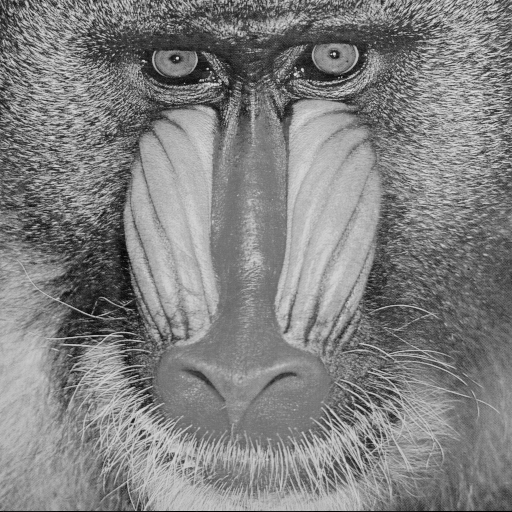
%> input picture Matlab(projekty,lab) uczelniane/POC_2/1/MG.png, 512 x 512 px
$ octave zad1.m   (GNU Octave 9; MATLAB toolbox functions it lacks are replaced by stand-ins)
%> lines starting %> are read from the running program, lines starting %| are printed output that depends on the picture
clear all
clc
close all
% Obrazy
im1G = imread('MG.png');
%> im1G is the input picture: size 512x512 uint8; min 0, max 230, mean 129.1
im1C = imread('MC.png');
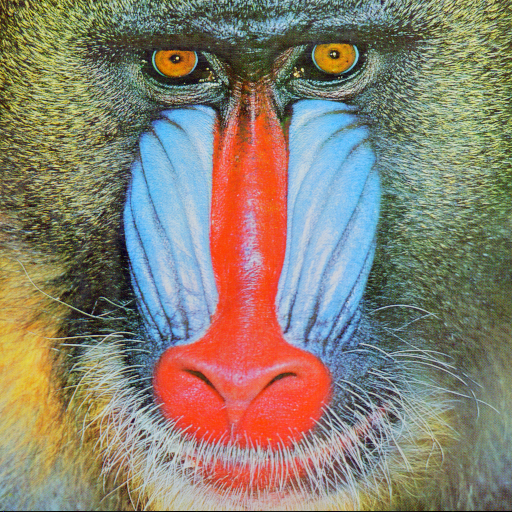
%> input picture Matlab(projekty,lab) uczelniane/POC_2/1/MC.png, 512 x 512 px
%> im1C is the input picture: size 512x512x3 uint8; mean R, G, B 137.4, 128.9, 113.1
im2G = imread('DG.png');
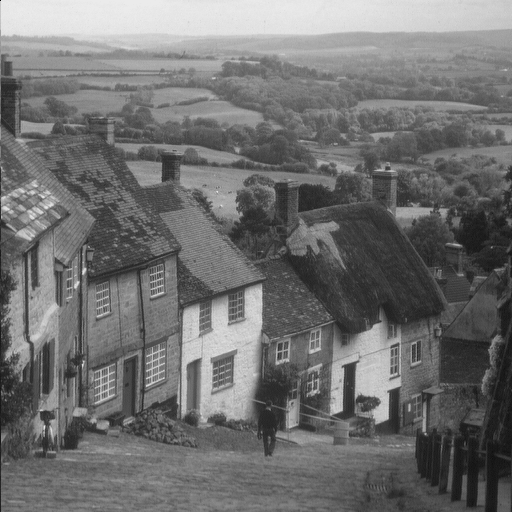
%> input picture Matlab(projekty,lab) uczelniane/POC_2/1/DG.png, 512 x 512 px
%> im2G is the input picture: size 512x512 uint8; min 10, max 235, mean 112.2
im2C = imread('DC.png');
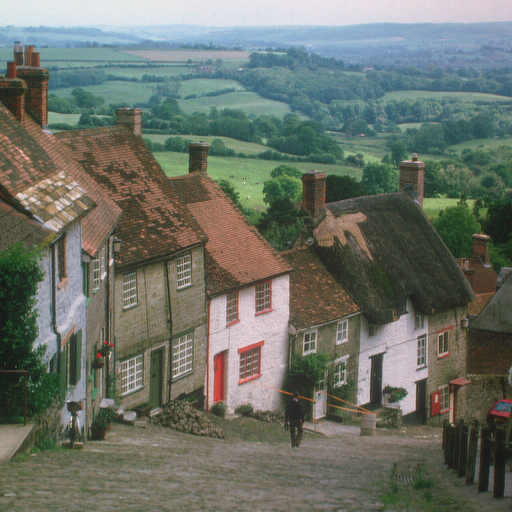
%> input picture Matlab(projekty,lab) uczelniane/POC_2/1/DC.png, 512 x 512 px
%> im2C is the input picture: size 512x512x3 uint8; mean R, G, B 107.4, 113, 103.4
% Szum 1%
im1Gsp1 = imnoise(im1G,'salt & pepper',0.01);
im1Csp1 = imnoise(im1C,'salt & pepper',0.01);
im2Gsp1 = imnoise(im2G,'salt & pepper',0.01);
im2Csp1 = imnoise(im2C,'salt & pepper',0.01);
% Szum 2%
im1Gsp2 = imnoise(im1G,'salt & pepper',0.02);
im1Csp2 = imnoise(im1C,'salt & pepper',0.02);
im2Gsp2 = imnoise(im2G,'salt & pepper',0.02);
im2Csp2 = imnoise(im2C,'salt & pepper',0.02);
% Szum 10%
im1Gsp10 = imnoise(im1G,'salt & pepper',0.1);
im1Csp10 = imnoise(im1C,'salt & pepper',0.1);
im2Gsp10 = imnoise(im2G,'salt & pepper',0.1);
im2Csp10 = imnoise(im2C,'salt & pepper',0.1);
% CROP
im1c = imcrop(im1G,[50 50 150 150]);
im1c=imresize(im1c,3,'nearest');
%> im1c: size 453x453 uint8
im1sp1c = imcrop(im1Gsp1,[50 50 150 150]);
im1sp1c=imresize(im1sp1c,3,'nearest');
%> im1sp1c: size 453x453 uint8
im1sp2c = imcrop(im1Gsp2,[50 50 150 150]);
im1sp2c=imresize(im1sp2c,3,'nearest');
%> im1sp2c: size 453x453 uint8
im1sp10c = imcrop(im1Gsp10,[50 50 150 150]);
im1sp10c=imresize(im1sp10c,3,'nearest');
%> im1sp10c: size 453x453 uint8

im2c = imcrop(im1C,[50 50 150 150]);
im2c=imresize(im2c,3,'nearest');
%> im2c: size 453x453x3 uint8
im2sp1c = imcrop(im1Csp1,[50 50 150 150]);
im2sp1c=imresize(im2sp1c,3,'nearest');
%> im2sp1c: size 453x453x3 uint8
im2sp2c = imcrop(im1Csp2,[50 50 150 150]);
im2sp2c=imresize(im2sp2c,3,'nearest');
%> im2sp2c: size 453x453x3 uint8
im2sp10c = imcrop(im1Csp10,[50 50 150 150]);
im2sp10c=imresize(im2sp10c,3,'nearest');
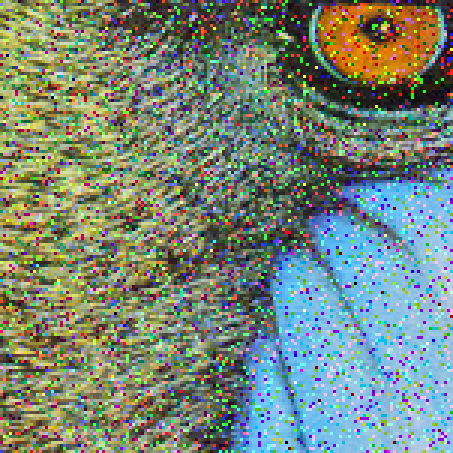
%> im2sp10c: size 453x453x3 uint8; mean R, G, B 119.3, 134.6, 121.4

im3c = imcrop(im2G,[100 100 200 200]);
im3c=imresize(im3c,3,'nearest');
%> im3c: size 603x603 uint8
im3sp1c = imcrop(im2Gsp1,[100 100 200 200]);
im3sp1c=imresize(im3sp1c,3,'nearest');
%> im3sp1c: size 603x603 uint8
im3sp2c = imcrop(im2Gsp2,[100 100 200 200]);
im3sp2c=imresize(im3sp2c,3,'nearest');
%> im3sp2c: size 603x603 uint8
im3sp10c = imcrop(im2Gsp10,[100 100 200 200]);
im3sp10c=imresize(im3sp10c,3,'nearest');
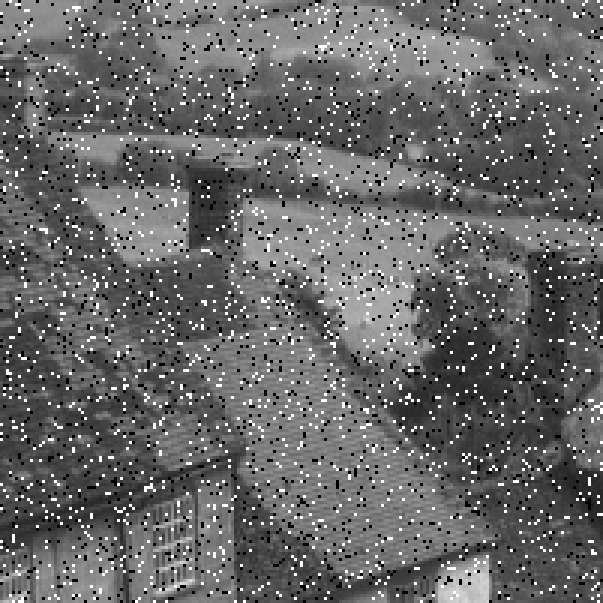
%> im3sp10c: size 603x603 uint8; min 0, max 255, mean 103.4

im4c = imcrop(im2C,[100 100 200 200]);
im4c=imresize(im4c,3,'nearest');
%> im4c: size 603x603x3 uint8
im4sp1c = imcrop(im2Csp1,[100 100 200 200]);
im4sp1c=imresize(im4sp1c,3,'nearest');
%> im4sp1c: size 603x603x3 uint8
im4sp2c = imcrop(im2Csp2,[100 100 200 200]);
im4sp2c=imresize(im4sp2c,3,'nearest');
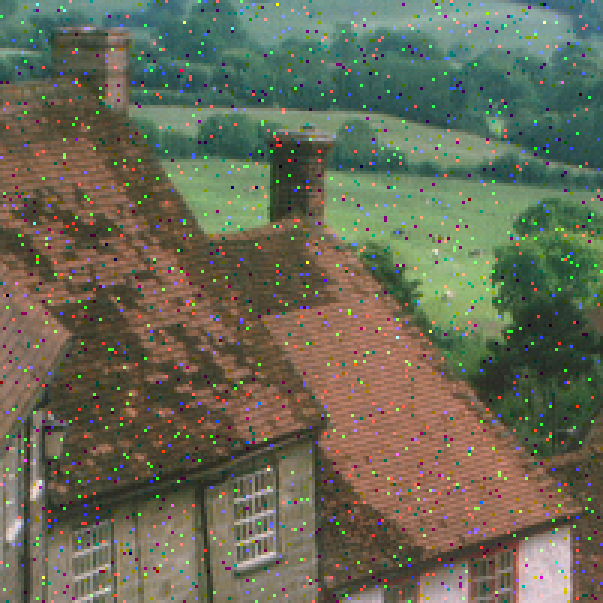
%> im4sp2c: size 603x603x3 uint8; mean R, G, B 104.5, 105.8, 86.6
im4sp10c = imcrop(im2Csp10,[100 100 200 200]);
im4sp10c=imresize(im4sp10c,3,'nearest');
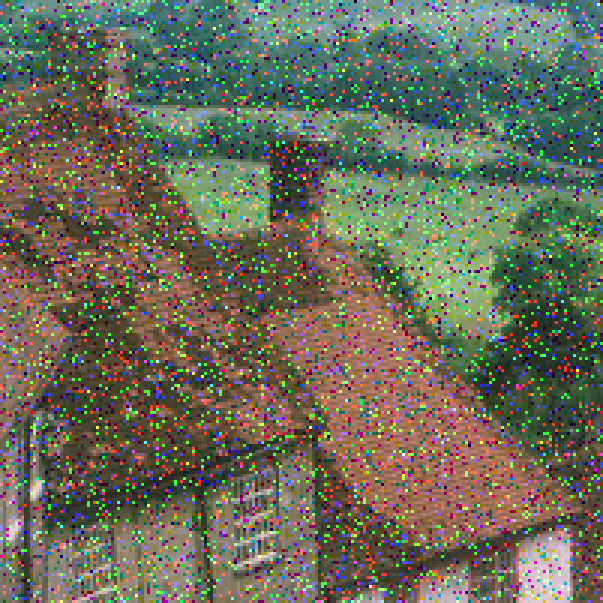
%> im4sp10c: size 603x603x3 uint8; mean R, G, B 106, 107.7, 89.8

imwrite(im1c,'im1c.png');
imwrite(im1sp1c,'im1sp1c.png');
imwrite(im1sp2c,'im1sp2c.png');
imwrite(im1sp10c,'im1sp10c.png');
imwrite(im2c,'im2c.png');
imwrite(im2sp1c,'im2sp1c.png');
imwrite(im2sp2c,'im2sp2c.png');
imwrite(im2sp10c,'im2sp10c.png');
imwrite(im3c,'im3c.png');
imwrite(im3sp1c,'im3sp1c.png');
imwrite(im3sp2c,'im3sp2c.png');
imwrite(im3sp10c,'im3sp10c.png');
imwrite(im4c,'im4c.png');
imwrite(im4sp1c,'im4sp1c.png');
imwrite(im4sp2c,'im4sp2c.png');
imwrite(im4sp10c,'im4sp10c.png');
